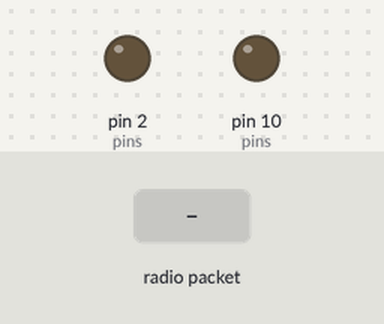
This sketch was run on a simulated Arduino Uno, built with avr-gcc and run on an emulated ATmega328P. On the bench: output pins drawn as LEDs (lit = HIGH). The inputs (shaded band) are chosen by the test bench. No radio packets arrive unless stated; pins used as bus, display or sensor lines are not drawn; what the sketch prints to the serial monitor is not drawn.

Above: at 4.5 s.
4.6 s: radio packet "0" arrives
6.1 s: radio packet "5" arrives
7.6 s: radio packet "90" arrives
9.1 s: radio packet "200" arrives
Timing chart, 0 to 11.6 s (numbered marks = the images above; inputs shaded):
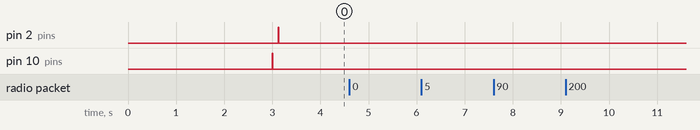

Measured:
- after the input at 4.6 s, every drawn part: stays the same
- after the input at 6.1 s, every drawn part: stays the same
- after the input at 7.6 s, every drawn part: stays the same
- after the input at 9.1 s, every drawn part: stays the same

The sketch:

earth-rx.ino
```cpp
#include <LoRa.h>

#define LORA_DI00 2
#define LORA_RST 9
#define LORA_NSS 10

String ADMIN_KEY = "playboi";
String cansat_req_id = "";

const char BASE64_CHARS[] = "ABCDEFGHIJKLMNOPQRSTUVWXYZabcdefghijklmnopqrstuvwxyz0123456789+/";

// XOR Encryption
const byte XOR_KEYS[] = {0x2A, 0x4F, 0x31, 0x5C};
const int KEY_LENGTH = 4;


String xorEncrypt(const String& input) {
  String encrypted = "";
  for (int i = 0; i < input.length(); i++) {
    byte encryptedByte = input[i] ^ XOR_KEYS[i % KEY_LENGTH];
    // Convertir a hexadecimal para evitar caracteres problemáticos
    char hex[3];
    sprintf(hex, "%02X", encryptedByte);
    encrypted += hex;
  }
  return encrypted;
}

String xorDecrypt(const String& input) {
  String decrypted = "";
  for (int i = 0; i < input.length(); i += 2) {
    String hexByte = input.substring(i, i + 2);
    byte encryptedByte = strtol(hexByte.c_str(), NULL, 16);
    decrypted += (char)(encryptedByte ^ XOR_KEYS[(i/2) % KEY_LENGTH]);
  }
  return decrypted;
}

void hardResetLoRa() {
  Serial.println("Reiniciando módulo LoRa...");

  LoRa.end();
  delay(100);

  pinMode(LORA_RST, OUTPUT);
  digitalWrite(LORA_RST, LOW);
  delay(10);
  digitalWrite(LORA_RST, HIGH);
  delay(50);

  cansat_req_id = "";

  LoRa.setPins(LORA_NSS, LORA_RST, LORA_DI00);

  if (!LoRa.begin(433E6)) {
    Serial.println("Error iniciando LoRa después del reset!");
    return;
  }

  LoRa.setSpreadingFactor(7);
  LoRa.setSignalBandwidth(125E3);
  LoRa.setCodingRate4(5);
  LoRa.setSyncWord(0x12);
  LoRa.onReceive(onReceive);
  LoRa.receive();
  Serial.println("Módulo LoRa reiniciado exitosamente");
}

void testPins() {
  Serial.println("🔌 TESTEO DE PINES:");

  // Verificar pines críticos
  int pins[] = {LORA_NSS, LORA_RST, LORA_DI00};
  String pinNames[] = {"NSS", "RST", "DIO0"};

  for (int i = 0; i < 3; i++) {
    pinMode(pins[i], OUTPUT);
    digitalWrite(pins[i], HIGH);
    delay(10);
    digitalWrite(pins[i], LOW);
    Serial.print("   Pin ");
    Serial.print(pinNames[i]);
    Serial.print(" (");
    Serial.print(pins[i]);
    Serial.println("): OK");
    delay(50);
  }
  Serial.println();
}

void setup() {
  Serial.begin(9600);
  delay(3000);
  testPins();
  hardResetLoRa();
  Serial.println("RX listo - Esperando datos...");
}

void loop() {

}

void onReceive (int packetSize) {
  if (packetSize == 0) return;
  Serial.println("PACKET RECEIVED");

  String encryptedMessage = "";

  while (LoRa.available()) {
    encryptedMessage += (char)LoRa.read();
  }

  Serial.print("Packet received: ");
  Serial.println(encryptedMessage);

  String decryptedMessage = xorDecrypt(encryptedMessage);
  Serial.print("Decoded: ");
  Serial.println(decryptedMessage);

  // LÓGICA ESPECÍFICA PARA TRABAJAR CON EL PUBLISHER
  if(decryptedMessage == (ADMIN_KEY + "-CANSAT_REQ_ID")) {
    if (cansat_req_id == "") {
      Serial.println(decryptedMessage);
      cansat_req_id = "playboi-CANSAT_REQ_ID-1";
      delay(2000);
    }
    // if(Serial.available() && cansat_req_id == "") {
    //   cansat_req_id = Serial.readStringUntil('\n');
    //   cansat_req_id.trim();
    //   Serial.println("LORA GOT: " + cansat_req_id);
    // }
    if(cansat_req_id.startsWith(ADMIN_KEY + "-CANSAT_REQ_ID-")) {
      Serial.println("LORA SEND: " + cansat_req_id);
      encryptedMessage = xorEncrypt(cansat_req_id);
      LoRa.beginPacket();
      LoRa.print(encryptedMessage);
      bool success = LoRa.endPacket();
      if (success) {
        Serial.print("SUCCESS TX, ");
        LoRa.receive();
        Serial.println("BACK TO RX...");
      }
    }
  } else if (decryptedMessage.startsWith(ADMIN_KEY)){
    Serial.println(decryptedMessage);
    decryptedMessage = "";
  }

}
```
